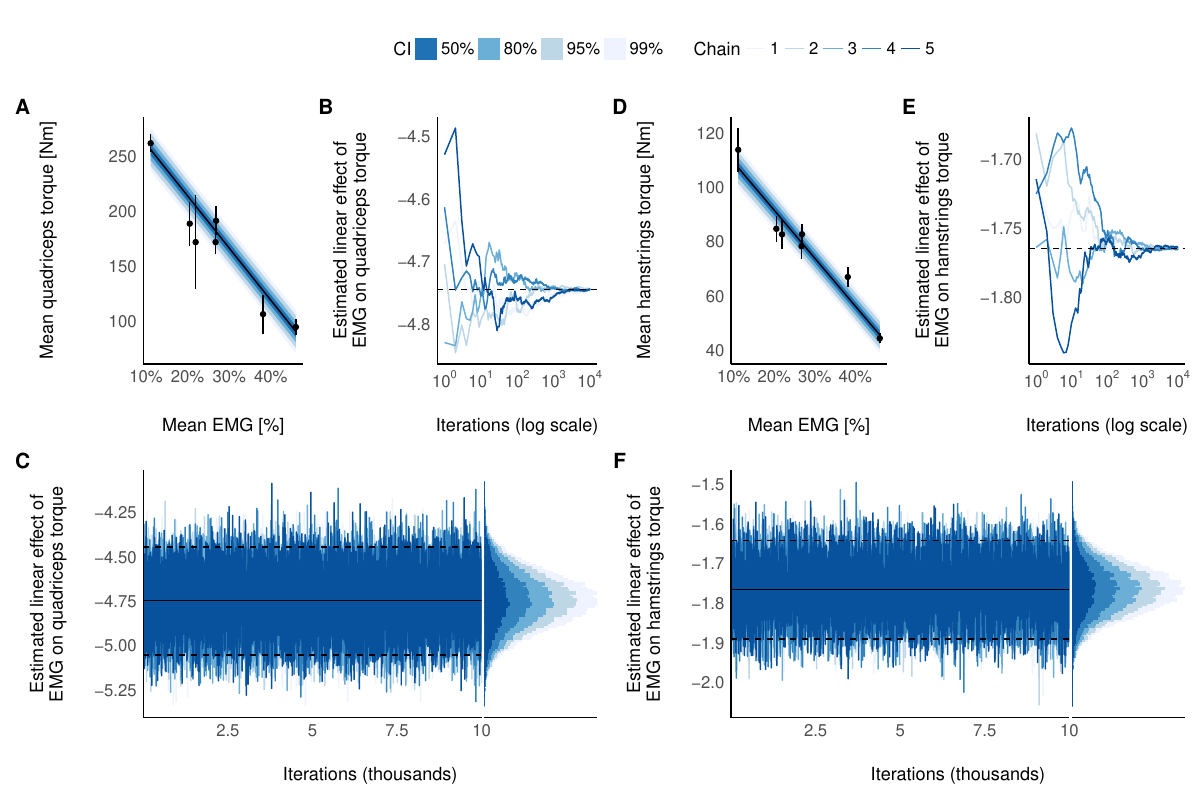

Write R code to recreate this figure.

# Preparamos espacio de trabajo -------------------------------------------

## Cargamos paquetes ----

## Manipulación de datos
library(data.table)

## Modelos bayesianos
library(brms) ## Paquete principal
library(bayestestR) ## Obtener parámetros estimados de los modelos
library(tidybayes) ## Extraer iteraciones de las cadenas de markov

## Visualización de los modelos
library(ggplot2) ## Paquete principal
library(ggside) ## Gráficos rotado en el costado de la figura
library(patchwork) ## Para unir los gráficos en uno solo

## Cargamos los datos
data("cyclist")

## Cargamos los modelos ajustados
if (any(!file.exists("R/bda/bm/isquios_torque_&_emg.RDS",
                     "R/bda/bm/quad_torque_&_emg.RDS"))) {
  stop("Uno o más modelos no han sido generados")
}

isqt_mod <- readRDS("R/bda/bm/isquios_torque_&_emg.RDS")
quad_mod <- readRDS("R/bda/bm/quad_torque_&_emg.RDS")

# Creamos objetos y datos intermedios -------------------------------------

## Datos usados para ajustar los modelos ----

quad_data <- ## Cuádriceps
  cyclist[i = !is.na(iso_mean_torque_quad_der_raw),
          j = list(
            mean_torque_quad = mean(x = c(iso_mean_torque_quad_der_raw, iso_mean_torque_quad_izq_raw)),
            sd_torque_quad = mean(x = c(iso_sd_torque_quad_der_raw, iso_sd_torque_quad_izq_raw)),
            emg_mean_1
          ),
          by = sujetos]

isqt_data <- ## Isquiotibiales
  cyclist[i = !is.na(iso_mean_torque_isquio_der_raw),
          j = list(
            mean_torque_isquio = mean(x = c(iso_mean_torque_isquio_der_raw, iso_mean_torque_isquio_izq_raw)),
            sd_torque_isquio = mean(x = c(iso_sd_torque_isquio_der_raw, iso_sd_torque_isquio_izq_raw)),
            emg_mean_1
          ),
          by = sujetos]

## Datos y predicciones generados de los predictores a intervalos regulares ----

## Cuádriceps
quad_pred <- data.frame(
  emg_mean_1 = seq(from = min(cyclist$emg_mean_1),
                   to = max(cyclist$emg_mean_1),
                   length.out = 10),
  sd_torque_quad = median(quad_data$sd_torque_quad))

quad_pred <- predict(
  object = quad_mod,
  newdata = quad_pred,
  probs = c(.005, .025, .1, .25, .75, .9, .975, .995),
  robust = TRUE,
  cores = 5) |>
  cbind(quad_pred) |>
  as.data.table()

## Isquiotibiales
isqt_pred <- data.frame(
  emg_mean_1 = seq(from = min(cyclist$emg_mean_1),
                   to = max(cyclist$emg_mean_1),
                   length.out = 10),
  sd_torque_isquio = median(isqt_data$sd_torque_isquio))

isqt_pred <- predict(
  object = isqt_mod,
  newdata = isqt_pred,
  probs = c(.005, .025, .1, .25, .75, .9, .975, .995),
  robust = TRUE,
  cores = 5) |>
  cbind(isqt_pred) |>
  as.data.table()

# -------------------------------------------------------------------------

scatter_plot = function(pred_data, raw_data, muscle = NULL) {
  if (is.null(muscle)) {
    stop("`muscle` must be one of \"quad\" or \"isquio\"")
  }
  if (grepl("quad|cuad", muscle, TRUE)) {
    ylab = "quadriceps"; point_var = "mean_torque_quad"
  } else if (grepl("hams|isquio", muscle, TRUE)) {
    ylab = "hamstrings"; point_var = "mean_torque_isquio"
  } else stop("`muscle` must be one of \"quad\" or \"isquio\"")

  ggplot(pred_data, aes(emg_mean_1, Estimate)) +
    geom_ribbon(aes(ymin = Q0.5, ymax = Q99.5, fill = "99%")) +
    geom_ribbon(aes(ymin = Q2.5, ymax = Q97.5, fill = "95%")) +
    geom_ribbon(aes(ymin = Q10, ymax = Q90, fill = "80%")) +
    geom_ribbon(aes(ymin = Q25, ymax = Q75, fill = "50%")) +
    scale_fill_manual(values = `names<-`(RColorBrewer::brewer.pal(4, "Blues"), c("99%", "95%", "80%", "50%"))) +
    geom_line() +
    geom_point(data = raw_data, aes(emg_mean_1, .data[[point_var]])) +
    #scale_y_continuous(n.breaks = 6, limits = c(0, NA)) +
    scale_x_continuous(#limits = c(0, NA),
                       labels = function(x) scales::percent(x/100),
                       n.breaks = 4) +
    labs(x = "Mean EMG [%]", y = paste("Mean", ylab, "torque [Nm]"), fill = "CI") +
    see::theme_modern()
}

p1 <- scatter_plot(quad_pred, quad_data, "quad")
q1 <- scatter_plot(isqt_pred, isqt_data, "isquio")

## Segundo gráfico -----

trace_plot = function(model, muscle = NULL) {
  if (is.null(muscle)) {
    stop("`muscle` must be one of \"quad\" or \"isquio\"")
  }
  ylab <- ifelse(test = grepl("quad|cuad", muscle, TRUE),
                 yes = "quadriceps", no = "hamstrings")

  post_dist <- as.data.table(x = tidy_draws(model))
  hline_data <- posterior_summary(x = model,
                                  variable = "b_emg_mean_1")

  ggplot(post_dist, aes(.iteration, b_emg_mean_1, col = as.factor(.chain))) +
    geom_line() +
    labs(x = "Iterations (thousands)",
         y = paste("Estimated linear effect of\nEMG on", ylab, "torque"),
         col = "Chain") +
    geom_ysidehistogram(aes(fill = as.factor(.chain)), bins = 100,
                        show.legend = FALSE) +
    geom_hline(yintercept = hline_data[,"Estimate"]) +
    geom_hline(yintercept = hline_data[,c("Q2.5","Q97.5")], lty = 2) +
    scale_x_continuous(expand = c(0,0),
                       labels = function(i) i/1000) +
    scale_y_continuous(n.breaks = 6) +
    scale_ysidex_continuous(expand = c(0,0), breaks = NULL, labels = NULL) +
    scale_color_brewer(aesthetics = c("colour", "fill")) +
    see::theme_modern() +
    theme(ggside.panel.scale = 1/3)
}

p2 <- trace_plot(quad_mod, "quad")
q2 <- trace_plot(isqt_mod, "isquios")

## Tercer gráfico ----

convergence_plots = function(model, muscle) {
  if (is.null(muscle)) {
    stop("`muscle` must be one of \"quad\" or \"isquio\"")
  }
  ylab <- ifelse(test = grepl("quad|cuad", muscle, TRUE),
                 yes = "quadriceps", no = "hamstrings")

  post_dist <- as.data.table(x = tidy_draws(model))
  post_dist[j = cumulative_emg_mean_1 := cumsum(b_emg_mean_1) / seq_along(b_emg_mean_1),
            by = list(.chain)]
  post_dist <- post_dist[, list(
    emg_mean = cumulative_emg_mean_1,
    iter = .iteration,
    chain = as.factor(.chain)
  )]

  hline_data <- posterior_summary(x = model,
                                  variable = "b_emg_mean_1")

  ggplot(post_dist, aes(iter, emg_mean)) +
    geom_line(aes(col = chain)) +
    labs(x = "Iterations (log scale)", y = paste("Estimated linear effect of\nEMG on", ylab, "torque"),
         col = "Chain") +
    scale_color_brewer() +
    scale_x_continuous(trans = "log10",
                       breaks = scales::trans_breaks("log10", function(x) 10^x),
                       labels = scales::trans_format("log10", scales::math_format(10^.x))) +
    geom_hline(yintercept = hline_data[,"Estimate"], lty = 2) +
    see::theme_modern()
}

p3 <- convergence_plots(quad_mod, "quad")
q3 <- convergence_plots(isqt_mod, "isquios")

plots <- (guide_area() / (((p1 + p3) / p2) | ((q1 + q3) / q2)))

plots <- plots +
  plot_layout(guides = "collect", heights = c(1,9)) +
  plot_annotation(tag_levels = list(c("A"), "1")) &
  theme(legend.position = "top")

ggsave("manuscript/figures/torque_&_emg.pdf", plots, "pdf", width = 12, height = 8, units = "in")
ggsave("manuscript/figures/torque_&_emg.jpeg", plots, "jpeg", width = 12, height = 8, units = "in", dpi = 300)
